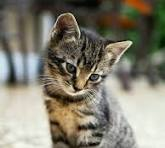
#> input picture my/image.jpeg, 165 x 148 px
$ jupyter execute 8.graylevelslicing.ipynb
#> lines starting #> are read from the running program, lines starting #| are printed output that depends on the picture; after the words box and inside, x2 and y2 are one past the last pixel; in counts of white or black regions, pixels touching at a corner belong together
## Write a python program to grey lelvel slicing with and without background

[cell 1]
from pathlib import Path

import cv2
import matplotlib.pyplot as plt
import numpy as np


image_path = Path("image.jpeg")
if not image_path.is_file():
    raise FileNotFoundError(f"Image not found: {image_path.resolve()}")

gray = cv2.imread(str(image_path), cv2.IMREAD_GRAYSCALE)
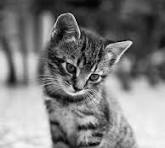
#> gray: shape (148, 165); min 0, max 252, mean 126.1
if gray is None:
    raise ValueError(f"Unable to read image: {image_path.resolve()}")

low, high = 100, 200
highlight = 255
selected = (gray >= low) & (gray <= high)
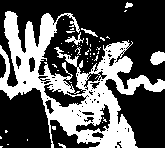
#> selected: shape (148, 165) bool; 34.6% white; 49 white regions (44 under 20 px), largest, box (x1, y1, x2, y2) and area: (0, 11, 165, 148) 7926, (150, 51, 165, 65) 157, (65, 32, 84, 45) 80, (81, 28, 98, 37) 47, (125, 2, 133, 8) 31

# Without background preservation: keep only the selected gray-level range.
sliced_without_background = np.where(selected, highlight, 0).astype(np.uint8)

# With background preservation: retain other pixels from the original image.
sliced_with_background = gray.copy()
sliced_with_background[selected] = highlight
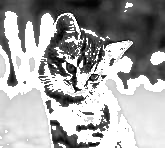
#> sliced_with_background: shape (148, 165); min 0, max 255, mean 164

fig, axes = plt.subplots(1, 3, figsize=(15, 5))
axes[0].imshow(gray, cmap="gray", vmin=0, vmax=255)
axes[0].set_title("Original grayscale")
axes[1].imshow(sliced_without_background, cmap="gray", vmin=0, vmax=255)
axes[1].set_title(f"Slicing without background ({low}-{high})")
axes[2].imshow(sliced_with_background, cmap="gray", vmin=0, vmax=255)
axes[2].set_title(f"Slicing with background ({low}-{high})")

for axis in axes:
    axis.axis("off")

plt.tight_layout()
plt.show()
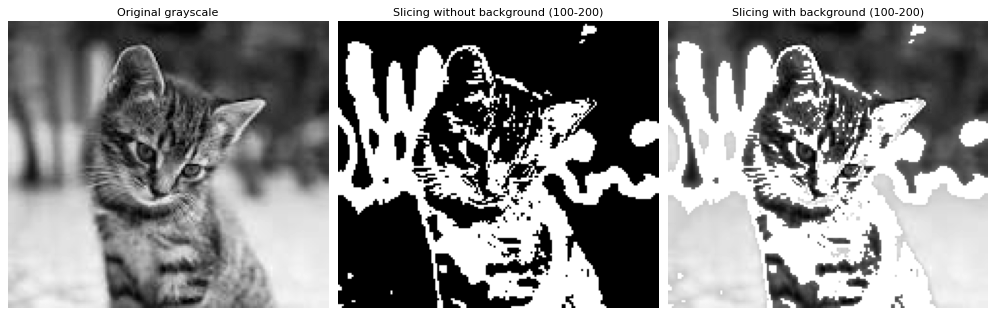
#> figure drawn by matplotlib, 3 panels
